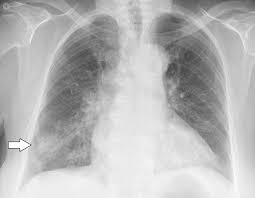
#> input picture assets/xray2.jpg, 255 x 198 px
$ python contrast_stretching_vs_histogram_equalization.py
#> lines starting #> are read from the running program, lines starting #| are printed output that depends on the picture
#> further down, image is the input picture: shape (198, 255); min 63, max 255, mean 183.5
import cv2
import numpy as np
import matplotlib.pyplot as plt

# Function for contrast stretching
def contrast_stretching(image):
    # Get min and max intensity values from the image
    min_val = np.min(image)
#> min_val = 63
    max_val = np.max(image)
#> max_val = 255

    # Apply contrast stretching formula
    stretched = ((image - min_val) / (max_val - min_val) * 255).astype(np.uint8)
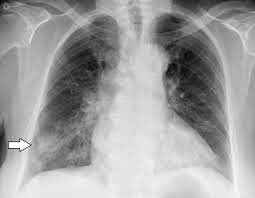
#> stretched: shape (198, 255); min 0, max 255, mean 159.6
    return stretched

# Load grayscale image
image = cv2.imread("../assets/xray2.jpg", cv2.IMREAD_GRAYSCALE)
if image is None:
    raise ValueError("Image not found. Please check the path.")

# Apply contrast stretching
stretched_image = contrast_stretching(image)

# Apply histogram equalization
equalized_image = cv2.equalizeHist(image)
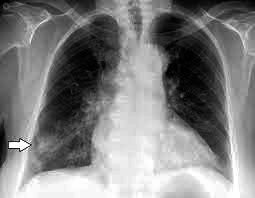
#> equalized_image: shape (198, 255); min 0, max 255, mean 128.6

# Plot results
plt.figure(figsize=(15, 10))

# Original image and its histogram
plt.subplot(3, 2, 1)
plt.imshow(image, cmap="gray")
plt.title("Original Image")
plt.axis("off")

plt.subplot(3, 2, 2)
plt.hist(image.ravel(), bins=256, range=(0, 256), color='black')
plt.title("Original Histogram")

# Contrast-stretched image and its histogram
plt.subplot(3, 2, 3)
plt.imshow(stretched_image, cmap="gray")
plt.title("Contrast Stretching")
plt.axis("off")

plt.subplot(3, 2, 4)
plt.hist(stretched_image.ravel(), bins=256, range=(0, 256), color='blue')
plt.title("Contrast-Stretched Histogram")

# Histogram-equalized image and its histogram
plt.subplot(3, 2, 5)
plt.imshow(equalized_image, cmap="gray")
plt.title("Histogram Equalization")
plt.axis("off")

plt.subplot(3, 2, 6)
plt.hist(equalized_image.ravel(), bins=256, range=(0, 256), color='green')
plt.title("Histogram-Equalized Histogram")


plt.tight_layout()
plt.show()
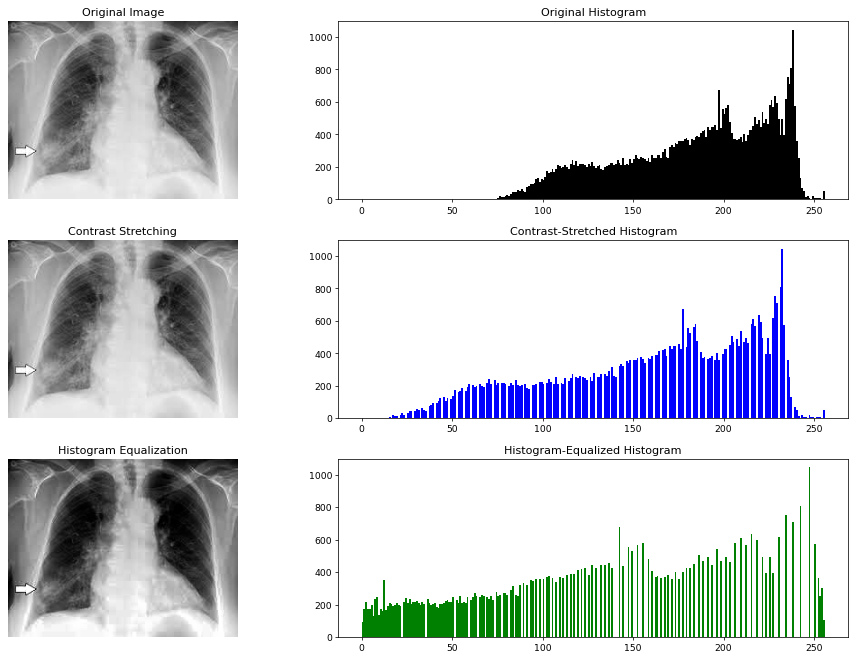
#> figure drawn by matplotlib, 6 panels; panel 2: tallest bar 1045 high, from x = 238 to 239; panel 4: tallest bar 1045 high, from x = 232 to 233; panel 6: tallest bar 1045 high, from x = 247 to 248

$ run again, with assets/xray1.jpg copied over assets/xray2.jpg
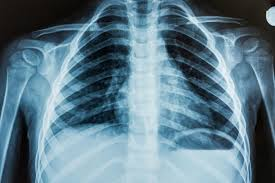
#> input picture assets/xray1.jpg, 275 x 183 px
#> `image = cv2.imread("../assets/xray2.jpg", cv2.IMREAD_GRAYSCALE)`:
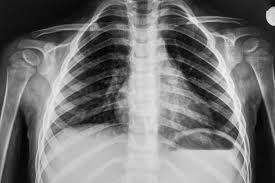
#> image: shape (183, 275); min 0, max 251, mean 117.4
#> min_val = 0
#> max_val = 251
#> `equalized_image = cv2.equalizeHist(image)`:
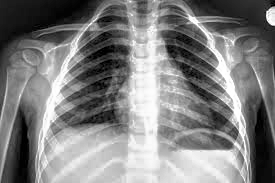
#> equalized_image: shape (183, 275); min 0, max 255, mean 128.2

$ run again, with assets/dessert.jpg copied over assets/xray2.jpg
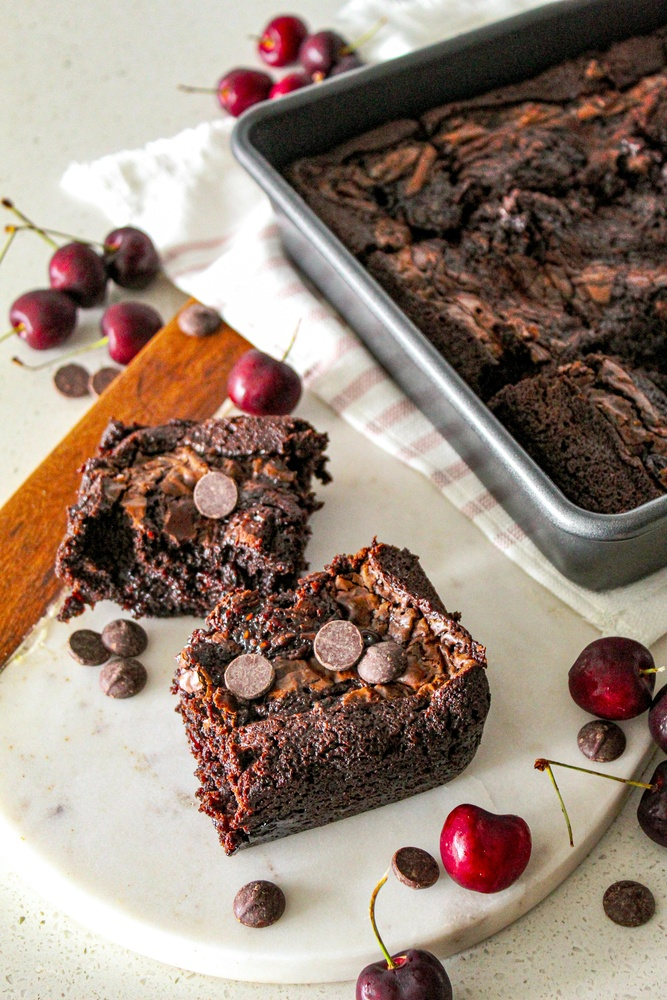
#> input picture assets/dessert.jpg, 667 x 1000 px, shrunk from 3456 x 5184 before the run
#> `image = cv2.imread("../assets/xray2.jpg", cv2.IMREAD_GRAYSCALE)`:
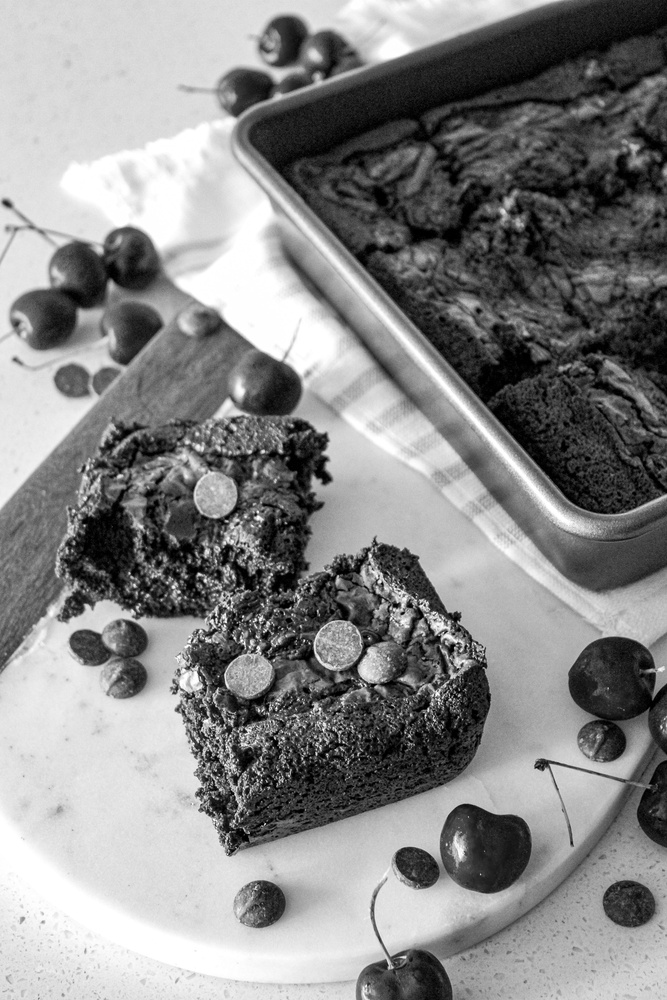
#> image: shape (1000, 667); min 0, max 255, mean 135.2
#> min_val = 0
#> max_val = 255
#> `equalized_image = cv2.equalizeHist(image)`:
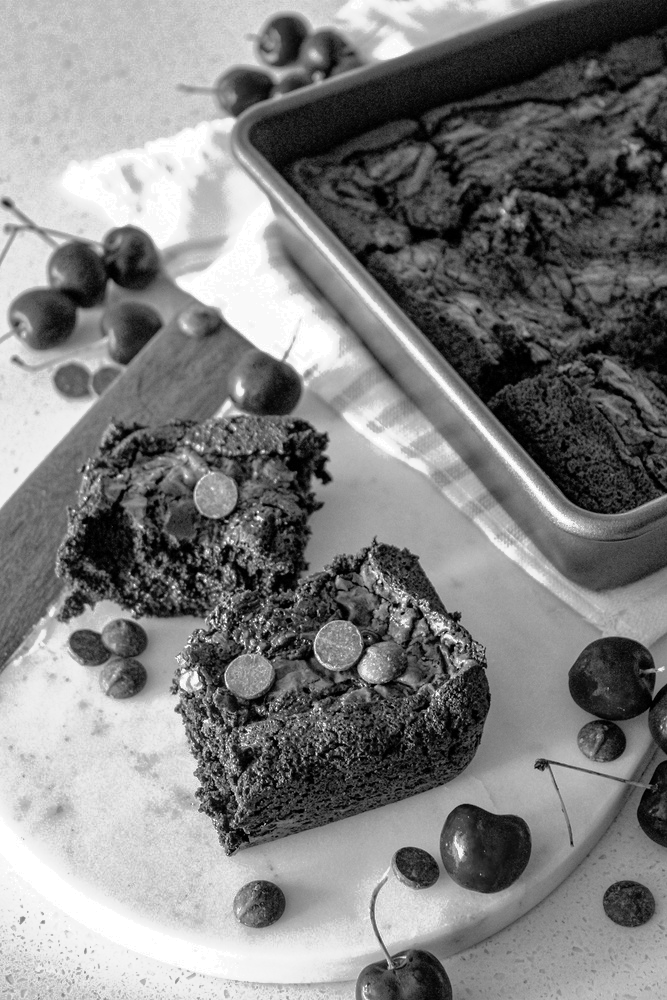
#> equalized_image: shape (1000, 667); min 0, max 255, mean 127.5
